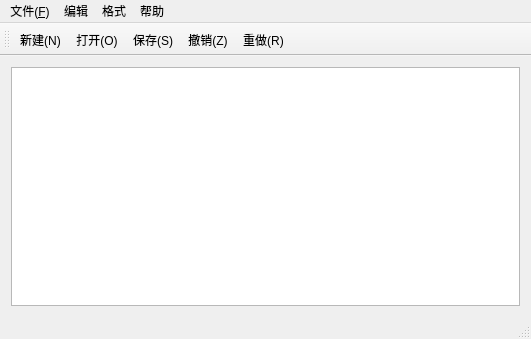
<?xml version="1.0" encoding="UTF-8"?>
<ui version="4.0">
 <class>MainWindow</class>
 <widget class="QMainWindow" name="MainWindow">
  <property name="geometry">
   <rect>
    <x>0</x>
    <y>0</y>
    <width>531</width>
    <height>339</height>
   </rect>
  </property>
  <property name="windowTitle">
   <string>MainWindow</string>
  </property>
  <property name="windowIcon">
   <iconset resource="icon.qrc">
    <normaloff>:/new/icon/icon/write.png</normaloff>:/new/icon/icon/write.png</iconset>
  </property>
  <widget class="QWidget" name="centralWidget">
   <layout class="QVBoxLayout" name="verticalLayout">
    <item>
     <widget class="QTextEdit" name="textEdit">
      <property name="styleSheet">
       <string notr="true"/>
      </property>
     </widget>
    </item>
   </layout>
  </widget>
  <widget class="QToolBar" name="mainToolBar">
   <attribute name="toolBarArea">
    <enum>TopToolBarArea</enum>
   </attribute>
   <attribute name="toolBarBreak">
    <bool>false</bool>
   </attribute>
   <addaction name="action_N"/>
   <addaction name="action_O"/>
   <addaction name="action_S"/>
   <addaction name="action_Z"/>
   <addaction name="action_R"/>
  </widget>
  <widget class="QStatusBar" name="statusBar"/>
  <widget class="QMenuBar" name="menuBar">
   <property name="geometry">
    <rect>
     <x>0</x>
     <y>0</y>
     <width>531</width>
     <height>23</height>
    </rect>
   </property>
   <widget class="QMenu" name="menu_F">
    <property name="title">
     <string>文件(&amp;F)</string>
    </property>
    <addaction name="action_N"/>
    <addaction name="action_O"/>
    <addaction name="action_S"/>
    <addaction name="action_3"/>
    <addaction name="separator"/>
    <addaction name="action_P"/>
    <addaction name="separator"/>
    <addaction name="action_7"/>
   </widget>
   <widget class="QMenu" name="menu">
    <property name="title">
     <string>编辑</string>
    </property>
    <addaction name="action_Z"/>
    <addaction name="action_R"/>
    <addaction name="separator"/>
    <addaction name="action_A"/>
    <addaction name="action_X"/>
    <addaction name="action_C"/>
    <addaction name="action_V"/>
    <addaction name="action_L"/>
    <addaction name="separator"/>
    <addaction name="action_F5"/>
   </widget>
   <widget class="QMenu" name="menu_2">
    <property name="title">
     <string>格式</string>
    </property>
    <addaction name="action_13"/>
    <addaction name="action_2"/>
    <addaction name="action_5"/>
   </widget>
   <widget class="QMenu" name="menu_3">
    <property name="title">
     <string>帮助</string>
    </property>
    <addaction name="action"/>
    <addaction name="action_4"/>
   </widget>
   <addaction name="menu_F"/>
   <addaction name="menu"/>
   <addaction name="menu_2"/>
   <addaction name="menu_3"/>
  </widget>
  <action name="action_N">
   <property name="icon">
    <iconset theme="new" resource="icon.qrc">
     <normaloff>:/new/icon/icon/new.png</normaloff>:/new/icon/icon/new.png</iconset>
   </property>
   <property name="text">
    <string>新建(&amp;N)</string>
   </property>
   <property name="shortcut">
    <string>Ctrl+N</string>
   </property>
  </action>
  <action name="action_O">
   <property name="icon">
    <iconset resource="icon.qrc">
     <normaloff>:/new/icon/icon/open.png</normaloff>:/new/icon/icon/open.png</iconset>
   </property>
   <property name="text">
    <string>打开(&amp;O)</string>
   </property>
   <property name="shortcut">
    <string>Ctrl+O</string>
   </property>
  </action>
  <action name="action_S">
   <property name="icon">
    <iconset resource="icon.qrc">
     <normaloff>:/new/icon/icon/save.png</normaloff>:/new/icon/icon/save.png</iconset>
   </property>
   <property name="text">
    <string>保存(&amp;S)</string>
   </property>
   <property name="shortcut">
    <string>Ctrl+S</string>
   </property>
  </action>
  <action name="action_3">
   <property name="text">
    <string>另存为</string>
   </property>
   <property name="shortcut">
    <string>Ctrl+Shift+S</string>
   </property>
  </action>
  <action name="action_5">
   <property name="text">
    <string>设置背景颜色</string>
   </property>
  </action>
  <action name="action_P">
   <property name="enabled">
    <bool>false</bool>
   </property>
   <property name="text">
    <string>打印(&amp;P)</string>
   </property>
   <property name="shortcut">
    <string>Ctrl+P</string>
   </property>
  </action>
  <action name="action_7">
   <property name="text">
    <string>退出(&amp;X)</string>
   </property>
  </action>
  <action name="action_Z">
   <property name="icon">
    <iconset resource="icon.qrc">
     <normaloff>:/new/icon/icon/undo.png</normaloff>:/new/icon/icon/undo.png</iconset>
   </property>
   <property name="text">
    <string>撤销(&amp;Z)</string>
   </property>
   <property name="shortcut">
    <string>Ctrl+Z</string>
   </property>
  </action>
  <action name="action_X">
   <property name="text">
    <string>剪切(&amp;X)</string>
   </property>
   <property name="shortcut">
    <string>Ctrl+X</string>
   </property>
  </action>
  <action name="action_C">
   <property name="text">
    <string>复制(&amp;C)</string>
   </property>
   <property name="shortcut">
    <string>Ctrl+C</string>
   </property>
  </action>
  <action name="action_V">
   <property name="text">
    <string>粘贴(&amp;V)</string>
   </property>
   <property name="shortcut">
    <string>Ctrl+V</string>
   </property>
  </action>
  <action name="action_L">
   <property name="enabled">
    <bool>false</bool>
   </property>
   <property name="text">
    <string>删除(&amp;L)</string>
   </property>
   <property name="shortcut">
    <string>Del</string>
   </property>
  </action>
  <action name="action_F">
   <property name="text">
    <string>查找(&amp;F)</string>
   </property>
   <property name="shortcut">
    <string>Ctrl+F</string>
   </property>
  </action>
  <action name="action_F3">
   <property name="text">
    <string>查找下一个(F3)</string>
   </property>
   <property name="shortcut">
    <string>F3</string>
   </property>
  </action>
  <action name="action_10">
   <property name="text">
    <string>替换(&amp;H)</string>
   </property>
   <property name="shortcut">
    <string>Ctrl+H</string>
   </property>
  </action>
  <action name="action_G">
   <property name="text">
    <string>转到(&amp;G)</string>
   </property>
   <property name="shortcut">
    <string>Ctrl+G</string>
   </property>
  </action>
  <action name="action_A">
   <property name="text">
    <string>全选(&amp;A)</string>
   </property>
   <property name="shortcut">
    <string>Ctrl+A</string>
   </property>
  </action>
  <action name="action_F5">
   <property name="text">
    <string>日期/时间(F5)</string>
   </property>
   <property name="shortcut">
    <string>F5</string>
   </property>
  </action>
  <action name="action_12">
   <property name="text">
    <string>自动换行</string>
   </property>
  </action>
  <action name="action_13">
   <property name="text">
    <string>字体</string>
   </property>
  </action>
  <action name="action_14">
   <property name="text">
    <string>状态栏</string>
   </property>
  </action>
  <action name="action_15">
   <property name="text">
    <string>查看帮助</string>
   </property>
  </action>
  <action name="action_MyNotepad">
   <property name="text">
    <string>关于MyNotepad</string>
   </property>
  </action>
  <action name="action_2">
   <property name="text">
    <string>颜色</string>
   </property>
  </action>
  <action name="action_R">
   <property name="icon">
    <iconset resource="icon.qrc">
     <normaloff>:/new/icon/icon/redo.png</normaloff>:/new/icon/icon/redo.png</iconset>
   </property>
   <property name="text">
    <string>重做(&amp;R)</string>
   </property>
  </action>
  <action name="action">
   <property name="text">
    <string>关于作者</string>
   </property>
  </action>
  <action name="action_4">
   <property name="text">
    <string>关于软件</string>
   </property>
  </action>
 </widget>
 <layoutdefault spacing="6" margin="11"/>
 <resources>
  <include location="icon.qrc"/>
 </resources>
 <connections/>
</ui>
